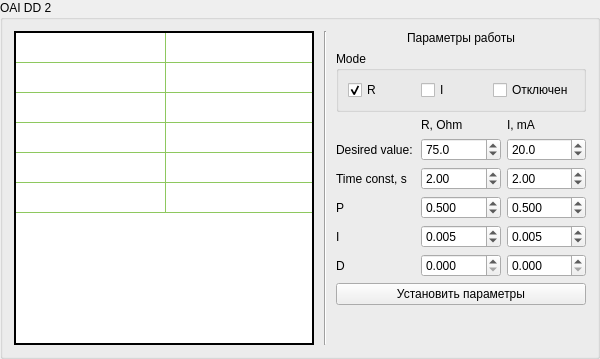
         <widget class="QGroupBox" name="groupBox_2">
          <property name="autoFillBackground">
           <bool>false</bool>
          </property>
          <property name="title">
           <string>OAI DD 2</string>
          </property>
          <property name="flat">
           <bool>false</bool>
          </property>
          <property name="checkable">
           <bool>false</bool>
          </property>
          <layout class="QGridLayout" name="gridLayout_3">
           <item row="0" column="0" rowspan="3" colspan="2">
            <widget class="QTableWidget" name="dataOAIDD2TableWidget">
             <property name="minimumSize">
              <size>
               <width>300</width>
               <height>0</height>
              </size>
             </property>
             <property name="palette">
              <palette>
               <active>
                <colorrole role="WindowText">
                 <brush brushstyle="SolidPattern">
                  <color alpha="255">
                   <red>0</red>
                   <green>0</green>
                   <blue>0</blue>
                  </color>
                 </brush>
                </colorrole>
                <colorrole role="Button">
                 <brush brushstyle="SolidPattern">
                  <color alpha="255">
                   <red>171</red>
                   <green>240</green>
                   <blue>114</blue>
                  </color>
                 </brush>
                </colorrole>
                <colorrole role="Light">
                 <brush brushstyle="SolidPattern">
                  <color alpha="255">
                   <red>240</red>
                   <green>255</green>
                   <blue>227</blue>
                  </color>
                 </brush>
                </colorrole>
                <colorrole role="Midlight">
                 <brush brushstyle="SolidPattern">
                  <color alpha="255">
                   <red>205</red>
                   <green>247</green>
                   <blue>170</blue>
                  </color>
                 </brush>
                </colorrole>
                <colorrole role="Dark">
                 <brush brushstyle="SolidPattern">
                  <color alpha="255">
                   <red>85</red>
                   <green>120</green>
                   <blue>57</blue>
                  </color>
                 </brush>
                </colorrole>
                <colorrole role="Mid">
                 <brush brushstyle="SolidPattern">
                  <color alpha="255">
                   <red>114</red>
                   <green>160</green>
                   <blue>76</blue>
                  </color>
                 </brush>
                </colorrole>
                <colorrole role="Text">
                 <brush brushstyle="SolidPattern">
                  <color alpha="255">
                   <red>0</red>
                   <green>0</green>
                   <blue>0</blue>
                  </color>
                 </brush>
                </colorrole>
                <colorrole role="BrightText">
                 <brush brushstyle="SolidPattern">
                  <color alpha="255">
                   <red>255</red>
                   <green>255</green>
                   <blue>255</blue>
                  </color>
                 </brush>
                </colorrole>
                <colorrole role="ButtonText">
                 <brush brushstyle="SolidPattern">
                  <color alpha="255">
                   <red>0</red>
                   <green>0</green>
                   <blue>0</blue>
                  </color>
                 </brush>
                </colorrole>
                <colorrole role="Base">
                 <brush brushstyle="SolidPattern">
                  <color alpha="255">
                   <red>255</red>
                   <green>255</green>
                   <blue>255</blue>
                  </color>
                 </brush>
                </colorrole>
                <colorrole role="Window">
                 <brush brushstyle="SolidPattern">
                  <color alpha="255">
                   <red>171</red>
                   <green>240</green>
                   <blue>114</blue>
                  </color>
                 </brush>
                </colorrole>
                <colorrole role="Shadow">
                 <brush brushstyle="SolidPattern">
                  <color alpha="255">
                   <red>0</red>
                   <green>0</green>
                   <blue>0</blue>
                  </color>
                 </brush>
                </colorrole>
                <colorrole role="AlternateBase">
                 <brush brushstyle="SolidPattern">
                  <color alpha="255">
                   <red>213</red>
                   <green>247</green>
                   <blue>184</blue>
                  </color>
                 </brush>
                </colorrole>
                <colorrole role="ToolTipBase">
                 <brush brushstyle="SolidPattern">
                  <color alpha="255">
                   <red>255</red>
                   <green>255</green>
                   <blue>220</blue>
                  </color>
                 </brush>
                </colorrole>
                <colorrole role="ToolTipText">
                 <brush brushstyle="SolidPattern">
                  <color alpha="255">
                   <red>0</red>
                   <green>0</green>
                   <blue>0</blue>
                  </color>
                 </brush>
                </colorrole>
               </active>
               <inactive>
                <colorrole role="WindowText">
                 <brush brushstyle="SolidPattern">
                  <color alpha="255">
                   <red>0</red>
                   <green>0</green>
                   <blue>0</blue>
                  </color>
                 </brush>
                </colorrole>
                <colorrole role="Button">
                 <brush brushstyle="SolidPattern">
                  <color alpha="255">
                   <red>171</red>
                   <green>240</green>
                   <blue>114</blue>
                  </color>
                 </brush>
                </colorrole>
                <colorrole role="Light">
                 <brush brushstyle="SolidPattern">
                  <color alpha="255">
                   <red>240</red>
                   <green>255</green>
                   <blue>227</blue>
                  </color>
                 </brush>
                </colorrole>
                <colorrole role="Midlight">
                 <brush brushstyle="SolidPattern">
                  <color alpha="255">
                   <red>205</red>
                   <green>247</green>
                   <blue>170</blue>
                  </color>
                 </brush>
                </colorrole>
                <colorrole role="Dark">
                 <brush brushstyle="SolidPattern">
                  <color alpha="255">
                   <red>85</red>
                   <green>120</green>
                   <blue>57</blue>
                  </color>
                 </brush>
                </colorrole>
                <colorrole role="Mid">
                 <brush brushstyle="SolidPattern">
                  <color alpha="255">
                   <red>114</red>
                   <green>160</green>
                   <blue>76</blue>
                  </color>
                 </brush>
                </colorrole>
                <colorrole role="Text">
                 <brush brushstyle="SolidPattern">
                  <color alpha="255">
                   <red>0</red>
                   <green>0</green>
                   <blue>0</blue>
                  </color>
                 </brush>
                </colorrole>
                <colorrole role="BrightText">
                 <brush brushstyle="SolidPattern">
                  <color alpha="255">
                   <red>255</red>
                   <green>255</green>
                   <blue>255</blue>
                  </color>
                 </brush>
                </colorrole>
                <colorrole role="ButtonText">
                 <brush brushstyle="SolidPattern">
                  <color alpha="255">
                   <red>0</red>
                   <green>0</green>
                   <blue>0</blue>
                  </color>
                 </brush>
                </colorrole>
                <colorrole role="Base">
                 <brush brushstyle="SolidPattern">
                  <color alpha="255">
                   <red>255</red>
                   <green>255</green>
                   <blue>255</blue>
                  </color>
                 </brush>
                </colorrole>
                <colorrole role="Window">
                 <brush brushstyle="SolidPattern">
                  <color alpha="255">
                   <red>171</red>
                   <green>240</green>
                   <blue>114</blue>
                  </color>
                 </brush>
                </colorrole>
                <colorrole role="Shadow">
                 <brush brushstyle="SolidPattern">
                  <color alpha="255">
                   <red>0</red>
                   <green>0</green>
                   <blue>0</blue>
                  </color>
                 </brush>
                </colorrole>
                <colorrole role="AlternateBase">
                 <brush brushstyle="SolidPattern">
                  <color alpha="255">
                   <red>213</red>
                   <green>247</green>
                   <blue>184</blue>
                  </color>
                 </brush>
                </colorrole>
                <colorrole role="ToolTipBase">
                 <brush brushstyle="SolidPattern">
                  <color alpha="255">
                   <red>255</red>
                   <green>255</green>
                   <blue>220</blue>
                  </color>
                 </brush>
                </colorrole>
                <colorrole role="ToolTipText">
                 <brush brushstyle="SolidPattern">
                  <color alpha="255">
                   <red>0</red>
                   <green>0</green>
                   <blue>0</blue>
                  </color>
                 </brush>
                </colorrole>
               </inactive>
               <disabled>
                <colorrole role="WindowText">
                 <brush brushstyle="SolidPattern">
                  <color alpha="255">
                   <red>85</red>
                   <green>120</green>
                   <blue>57</blue>
                  </color>
                 </brush>
                </colorrole>
                <colorrole role="Button">
                 <brush brushstyle="SolidPattern">
                  <color alpha="255">
                   <red>171</red>
                   <green>240</green>
                   <blue>114</blue>
                  </color>
                 </brush>
                </colorrole>
                <colorrole role="Light">
                 <brush brushstyle="SolidPattern">
                  <color alpha="255">
                   <red>240</red>
                   <green>255</green>
                   <blue>227</blue>
                  </color>
                 </brush>
                </colorrole>
                <colorrole role="Midlight">
                 <brush brushstyle="SolidPattern">
                  <color alpha="255">
                   <red>205</red>
                   <green>247</green>
                   <blue>170</blue>
                  </color>
                 </brush>
                </colorrole>
                <colorrole role="Dark">
                 <brush brushstyle="SolidPattern">
                  <color alpha="255">
                   <red>85</red>
                   <green>120</green>
                   <blue>57</blue>
                  </color>
                 </brush>
                </colorrole>
                <colorrole role="Mid">
                 <brush brushstyle="SolidPattern">
                  <color alpha="255">
                   <red>114</red>
                   <green>160</green>
                   <blue>76</blue>
                  </color>
                 </brush>
                </colorrole>
                <colorrole role="Text">
                 <brush brushstyle="SolidPattern">
                  <color alpha="255">
                   <red>85</red>
                   <green>120</green>
                   <blue>57</blue>
                  </color>
                 </brush>
                </colorrole>
                <colorrole role="BrightText">
                 <brush brushstyle="SolidPattern">
                  <color alpha="255">
                   <red>255</red>
                   <green>255</green>
                   <blue>255</blue>
                  </color>
                 </brush>
                </colorrole>
                <colorrole role="ButtonText">
                 <brush brushstyle="SolidPattern">
                  <color alpha="255">
                   <red>85</red>
                   <green>120</green>
                   <blue>57</blue>
                  </color>
                 </brush>
                </colorrole>
                <colorrole role="Base">
                 <brush brushstyle="SolidPattern">
                  <color alpha="255">
                   <red>171</red>
                   <green>240</green>
                   <blue>114</blue>
                  </color>
                 </brush>
                </colorrole>
                <colorrole role="Window">
                 <brush brushstyle="SolidPattern">
                  <color alpha="255">
                   <red>171</red>
                   <green>240</green>
                   <blue>114</blue>
                  </color>
                 </brush>
                </colorrole>
                <colorrole role="Shadow">
                 <brush brushstyle="SolidPattern">
                  <color alpha="255">
                   <red>0</red>
                   <green>0</green>
                   <blue>0</blue>
                  </color>
                 </brush>
                </colorrole>
                <colorrole role="AlternateBase">
                 <brush brushstyle="SolidPattern">
                  <color alpha="255">
                   <red>171</red>
                   <green>240</green>
                   <blue>114</blue>
                  </color>
                 </brush>
                </colorrole>
                <colorrole role="ToolTipBase">
                 <brush brushstyle="SolidPattern">
                  <color alpha="255">
                   <red>255</red>
                   <green>255</green>
                   <blue>220</blue>
                  </color>
                 </brush>
                </colorrole>
                <colorrole role="ToolTipText">
                 <brush brushstyle="SolidPattern">
                  <color alpha="255">
                   <red>0</red>
                   <green>0</green>
                   <blue>0</blue>
                  </color>
                 </brush>
                </colorrole>
               </disabled>
              </palette>
             </property>
             <property name="frameShape">
              <enum>QFrame::Box</enum>
             </property>
             <property name="frameShadow">
              <enum>QFrame::Plain</enum>
             </property>
             <property name="lineWidth">
              <number>2</number>
             </property>
             <property name="midLineWidth">
              <number>1</number>
             </property>
             <property name="horizontalScrollBarPolicy">
              <enum>Qt::ScrollBarAlwaysOff</enum>
             </property>
             <property name="gridStyle">
              <enum>Qt::SolidLine</enum>
             </property>
             <property name="rowCount">
              <number>6</number>
             </property>
             <property name="columnCount">
              <number>2</number>
             </property>
             <attribute name="horizontalHeaderVisible">
              <bool>false</bool>
             </attribute>
             <attribute name="horizontalHeaderDefaultSectionSize">
              <number>150</number>
             </attribute>
             <attribute name="horizontalHeaderMinimumSectionSize">
              <number>150</number>
             </attribute>
             <attribute name="horizontalHeaderStretchLastSection">
              <bool>true</bool>
             </attribute>
             <attribute name="verticalHeaderVisible">
              <bool>false</bool>
             </attribute>
             <attribute name="verticalHeaderDefaultSectionSize">
              <number>30</number>
             </attribute>
             <attribute name="verticalHeaderMinimumSectionSize">
              <number>30</number>
             </attribute>
             <attribute name="verticalHeaderStretchLastSection">
              <bool>false</bool>
             </attribute>
             <row/>
             <row/>
             <row/>
             <row/>
             <row/>
             <row/>
             <column/>
             <column/>
            </widget>
           </item>
           <item row="1" column="3" rowspan="2">
            <spacer name="verticalSpacer">
             <property name="orientation">
              <enum>Qt::Vertical</enum>
             </property>
             <property name="sizeHint" stdset="0">
              <size>
               <width>20</width>
               <height>40</height>
              </size>
             </property>
            </spacer>
           </item>
           <item row="0" column="2" rowspan="3">
            <widget class="Line" name="line_2">
             <property name="minimumSize">
              <size>
               <width>10</width>
               <height>0</height>
              </size>
             </property>
             <property name="orientation">
              <enum>Qt::Vertical</enum>
             </property>
            </widget>
           </item>
           <item row="0" column="3">
            <layout class="QGridLayout" name="gridLayout_6">
             <item row="9" column="0">
              <widget class="QLabel" name="label_16">
               <property name="text">
                <string>D</string>
               </property>
              </widget>
             </item>
             <item row="5" column="1">
              <widget class="QDoubleSpinBox" name="desValueResOAIDD2SpinBox">
               <property name="decimals">
                <number>1</number>
               </property>
               <property name="maximum">
                <double>350.000000000000000</double>
               </property>
               <property name="value">
                <double>75.000000000000000</double>
               </property>
              </widget>
             </item>
             <item row="5" column="0">
              <widget class="QLabel" name="label_7">
               <property name="text">
                <string>Desired value:</string>
               </property>
              </widget>
             </item>
             <item row="9" column="1">
              <widget class="QDoubleSpinBox" name="piDResOAIDD2SpinBox">
               <property name="decimals">
                <number>3</number>
               </property>
              </widget>
             </item>
             <item row="5" column="2">
              <widget class="QDoubleSpinBox" name="desValueCurrOAIDD2SpinBox">
               <property name="decimals">
                <number>1</number>
               </property>
               <property name="maximum">
                <double>50.000000000000000</double>
               </property>
               <property name="value">
                <double>20.000000000000000</double>
               </property>
              </widget>
             </item>
             <item row="7" column="0">
              <widget class="QLabel" name="label_8">
               <property name="text">
                <string>P</string>
               </property>
              </widget>
             </item>
             <item row="6" column="0">
              <widget class="QLabel" name="label_9">
               <property name="text">
                <string>Time const, s</string>
               </property>
              </widget>
             </item>
             <item row="7" column="1">
              <widget class="QDoubleSpinBox" name="PidResOAIDD2SpinBox">
               <property name="decimals">
                <number>3</number>
               </property>
               <property name="value">
                <double>0.500000000000000</double>
               </property>
              </widget>
             </item>
             <item row="6" column="1">
              <widget class="QDoubleSpinBox" name="constTimeResOAIDD2SpinBox">
               <property name="value">
                <double>2.000000000000000</double>
               </property>
              </widget>
             </item>
             <item row="3" column="0" colspan="3">
              <widget class="QGroupBox" name="groupBox_4">
               <property name="title">
                <string>Mode</string>
               </property>
               <layout class="QGridLayout" name="gridLayout_8">
                <item row="0" column="0">
                 <widget class="QCheckBox" name="modeResOAIDD2CheckBox">
                  <property name="text">
                   <string>R</string>
                  </property>
                  <property name="checked">
                   <bool>true</bool>
                  </property>
                  <attribute name="buttonGroup">
                   <string notr="true">buttonGroup_2</string>
                  </attribute>
                 </widget>
                </item>
                <item row="0" column="1">
                 <widget class="QCheckBox" name="modeCurrOAIDD2CheckBox">
                  <property name="text">
                   <string>I</string>
                  </property>
                  <attribute name="buttonGroup">
                   <string notr="true">buttonGroup_2</string>
                  </attribute>
                 </widget>
                </item>
                <item row="0" column="2">
                 <widget class="QCheckBox" name="modeOffOAIDD2CheckBox">
                  <property name="text">
                   <string>Отключен</string>
                  </property>
                  <attribute name="buttonGroup">
                   <string notr="true">buttonGroup_2</string>
                  </attribute>
                 </widget>
                </item>
               </layout>
              </widget>
             </item>
             <item row="2" column="0" colspan="3">
              <widget class="QLabel" name="label_10">
               <property name="text">
                <string>Параметры работы</string>
               </property>
               <property name="alignment">
                <set>Qt::AlignCenter</set>
               </property>
              </widget>
             </item>
             <item row="6" column="2">
              <widget class="QDoubleSpinBox" name="constTimeCurrOAIDD2SpinBox">
               <property name="value">
                <double>2.000000000000000</double>
               </property>
              </widget>
             </item>
             <item row="4" column="1">
              <widget class="QLabel" name="label_11">
               <property name="text">
                <string>R, Ohm</string>
               </property>
              </widget>
             </item>
             <item row="7" column="2">
              <widget class="QDoubleSpinBox" name="PidCurrOAIDD2SpinBox">
               <property name="decimals">
                <number>3</number>
               </property>
               <property name="value">
                <double>0.500000000000000</double>
               </property>
              </widget>
             </item>
             <item row="4" column="2">
              <widget class="QLabel" name="label_12">
               <property name="text">
                <string>I, mA</string>
               </property>
              </widget>
             </item>
             <item row="9" column="2">
              <widget class="QDoubleSpinBox" name="piDCurrOAIDD2SpinBox">
               <property name="decimals">
                <number>3</number>
               </property>
              </widget>
             </item>
             <item row="11" column="0" colspan="3">
              <widget class="QPushButton" name="setParamOAIDD2PushButton">
               <property name="minimumSize">
                <size>
                 <width>250</width>
                 <height>0</height>
                </size>
               </property>
               <property name="text">
                <string>Установить параметры</string>
               </property>
              </widget>
             </item>
             <item row="8" column="0">
              <widget class="QLabel" name="label_14">
               <property name="text">
                <string>I</string>
               </property>
              </widget>
             </item>
             <item row="8" column="1">
              <widget class="QDoubleSpinBox" name="pIdResOAIDD2SpinBox">
               <property name="decimals">
                <number>3</number>
               </property>
               <property name="singleStep">
                <double>0.010000000000000</double>
               </property>
               <property name="value">
                <double>0.005000000000000</double>
               </property>
              </widget>
             </item>
             <item row="8" column="2">
              <widget class="QDoubleSpinBox" name="pIdCurrOAIDD2SpinBox">
               <property name="decimals">
                <number>3</number>
               </property>
               <property name="singleStep">
                <double>0.010000000000000</double>
               </property>
               <property name="value">
                <double>0.005000000000000</double>
               </property>
              </widget>
             </item>
            </layout>
           </item>
          </layout>
         </widget>
